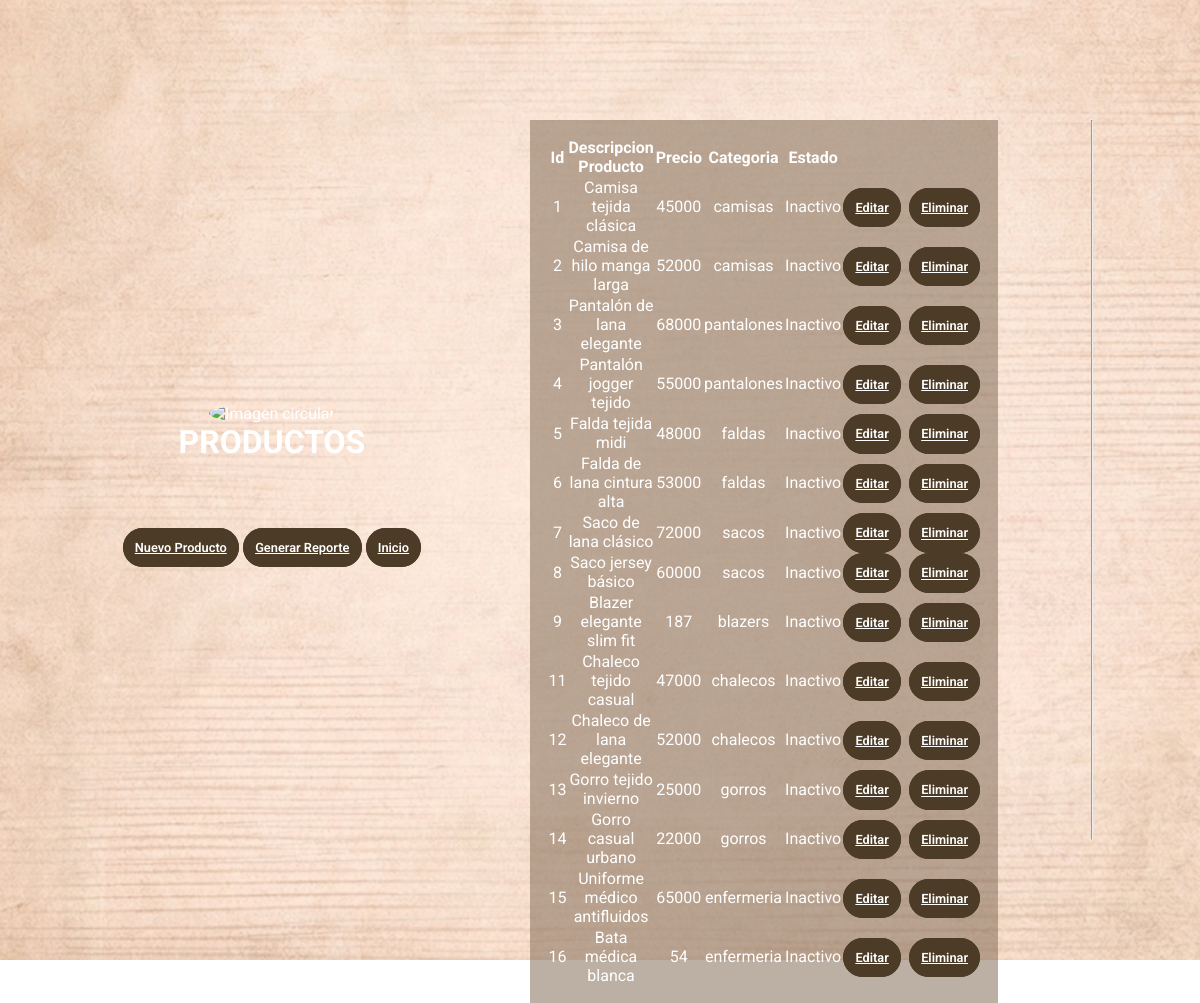
Page /Productos.php on the committed database.
### tables this page shows
CREATE TABLE producto (
  idProducto int auto_increment primary key NOT NULL,
  descripProducto varchar(100) NOT NULL,
  precioProducto double NOT NULL,
  categoriaProducto varchar(40) NOT NULL,
  estadoProducto varchar(30) NOT NULL
);

### Modelo/Conexion.php (called while the page is built)
<?php
class Conexion{
	public static function StartUp()
	{
		$pdo = new PDO('mysql:host=localhost;dbname=gestiondomiciliosdv;charset=utf8', 'root', 'NAMJOON');
		$pdo->setAttribute(PDO::ATTR_ERRMODE, PDO::ERRMODE_EXCEPTION);
		return $pdo;
	}
}
?>

### Modelo/Productos.php (called while the page is built, shortened)
<?php
require_once('Conexion.php');
class Producto{
    private $pdo;
    public function __CONSTRUCT()
    {
        try
        {
            $this->pdo = Conexion::StartUp();
        }
        catch(Exception $e)
        {   echo "HAY PROBLEMAS DE CONEXION";
            die($e->getMessage());
        }
    }
public function Listar(){
    $rows=null;
    $stm=$this->pdo->prepare("Select * from producto");
    $stm->execute();
    while($result=$stm->fetch()){
        $rows[]=$result;
    }
    return $rows;
}
}
?>

### Productos.php (the view, shortened to what this page needs)
<?php
require_once('../Modelo/Productos.php');
$model=new Producto();
?>
<!DOCTYPE html>
<html lang="es">
    <link rel="stylesheet" href="css/style.css">
    <link rel="stylesheet" href="css/style1.css">
</head>
<body>
            <div class="container-form sign-up">
            <div class="welcome-back">
            <div class="message">
            <div class="logo">
            <img src="./img/productos2.png" class="circle-image" alt="Imagen circular">
            </div>
            <h1>PRODUCTOS</h1> <br>
<br>
<br>
<br>
            <div class="well well-sm text-right">
            <a class="boton" href="AgregarProducto.php">Nuevo Producto</a>
            <a class="boton" href="reportePro.php">Generar Reporte</a>
            <a class="boton" href="inicioc.php">Inicio</a>
</div>
</div>
</div>
<table class="formulario">
<thead>
    <tr>
        <th style="width:0px";>Id</th>
        <th style="width:150px;">Descripcion Producto</th>
        <th style="width:150px;">Precio</th>
        <th style="width:100px";>Categoria</th>
        <th style="width:130px;">Estado</th>
        <th style="width:60px;"></th>
        <th style="width:60px;"></th>
<?php
$Producto=$model->Listar();
if($Producto!=null){
    foreach ($Producto as $r){
?>
<tr>
    <td><?php echo $r['idProducto']; ?></td>
    <td><?php echo $r['descripProducto']; ?></td>
    <td><?php echo $r['precioProducto']; ?></td>
    <td><?php echo $r['categoriaProducto']; ?></td>
    <td><?php echo $r['estadoProducto'] == 1 ? 'Activo' :  'Inactivo'; ?></td>
    <td>
        <a class="boton" href="EditarProducto.php?idProducto=<?php echo $r['idProducto'];?>">Editar</a>
    </td>
    <td>
    </td>
    <td>
        <a  class="boton" href="EliminarProducto.php?idProducto=<?php echo $r['idProducto'];?>">Eliminar</a>
    </td>
    </tr>
    <?php
    }
    }
    ?>
</table>
<hr />
</div>
</body>
</html>

### css/style.css (style rules this page uses)
* { margin: 0; padding: 0; box-sizing: border-box; font-family: 'Roboto', sans-serif; }
body { height: 100vh; display: flex; align-items: center; justify-content: center; background-image: url(../img/123.png); background-position: center; background-repeat: no-repeat; background-size: cover; color: white; }
.container-form { width: 90%; height: 90vh; display: flex; justify-content: space-around; transition: all .5s ease-out; }
.welcome-back { display: flex; align-items: center; text-align: center; }
.message { padding: 1rem; }
.formulario { width: 450px; padding: 1rem; margin: 0rem; background-color: #85705c8c; text-align: center; }
.boton { width: 60%; margin: auto; border: solid thin #4c3b27; padding: .7rem; border-radius: 2rem; background-color: #4c3b27; font-weight: 600; margin-top: 3rem; font-size: .8rem; cursor: pointer; color: white; }
.circle-image { width: 200px; height: 200px; border-radius: 50%; object-fit: cover; }
* { margin: 0; padding: 0; box-sizing: border-box; font-family: 'Open Sans'; }

### css/style1.css (style rules this page uses)
* { margin: 0; padding: 0; box-sizing: border-box; font-family: 'Roboto', sans-serif; }
body { height: 120vh; display: flex; align-items: center; justify-content: center; background-image: url(../img/123.png); background-position: center; background-repeat: no-repeat; background-size: cover; color: white; }

### rows in the picture
producto: idProducto "1", descripProducto "Camisa tejida clásica", precioProducto "45000", categoriaProducto "camisas", estadoProducto "Inactivo"
producto: idProducto "2", descripProducto "Camisa de hilo manga larga", precioProducto "52000", categoriaProducto "camisas", estadoProducto "Inactivo"
producto: idProducto "3", descripProducto "Pantalón de lana elegante", precioProducto "68000", categoriaProducto "pantalones", estadoProducto "Inactivo"
producto: idProducto "4", descripProducto "Pantalón jogger tejido", precioProducto "55000", categoriaProducto "pantalones", estadoProducto "Inactivo"
producto: idProducto "5", descripProducto "Falda tejida midi", precioProducto "48000", categoriaProducto "faldas", estadoProducto "Inactivo"
producto: idProducto "6", descripProducto "Falda de lana cintura alta", precioProducto "53000", categoriaProducto "faldas", estadoProducto "Inactivo"
producto: idProducto "7", descripProducto "Saco de lana clásico", precioProducto "72000", categoriaProducto "sacos", estadoProducto "Inactivo"
producto: idProducto "8", descripProducto "Saco jersey básico", precioProducto "60000", categoriaProducto "sacos", estadoProducto "Inactivo"
producto: idProducto "9", descripProducto "Blazer elegante slim fit", precioProducto "187", categoriaProducto "blazers", estadoProducto "Inactivo"
producto: idProducto "11", descripProducto "Chaleco tejido casual", precioProducto "47000", categoriaProducto "chalecos", estadoProducto "Inactivo"
producto: idProducto "12", descripProducto "Chaleco de lana elegante", precioProducto "52000", categoriaProducto "chalecos", estadoProducto "Inactivo"
producto: idProducto "13", descripProducto "Gorro tejido invierno", precioProducto "25000", categoriaProducto "gorros", estadoProducto "Inactivo"
producto: idProducto "14", descripProducto "Gorro casual urbano", precioProducto "22000", categoriaProducto "gorros", estadoProducto "Inactivo"
producto: idProducto "15", descripProducto "Uniforme médico antifluidos", precioProducto "65000", categoriaProducto "enfermeria", estadoProducto "Inactivo"
producto: idProducto "16", descripProducto "Bata médica blanca", precioProducto "54", categoriaProducto "enfermeria", estadoProducto "Inactivo"
